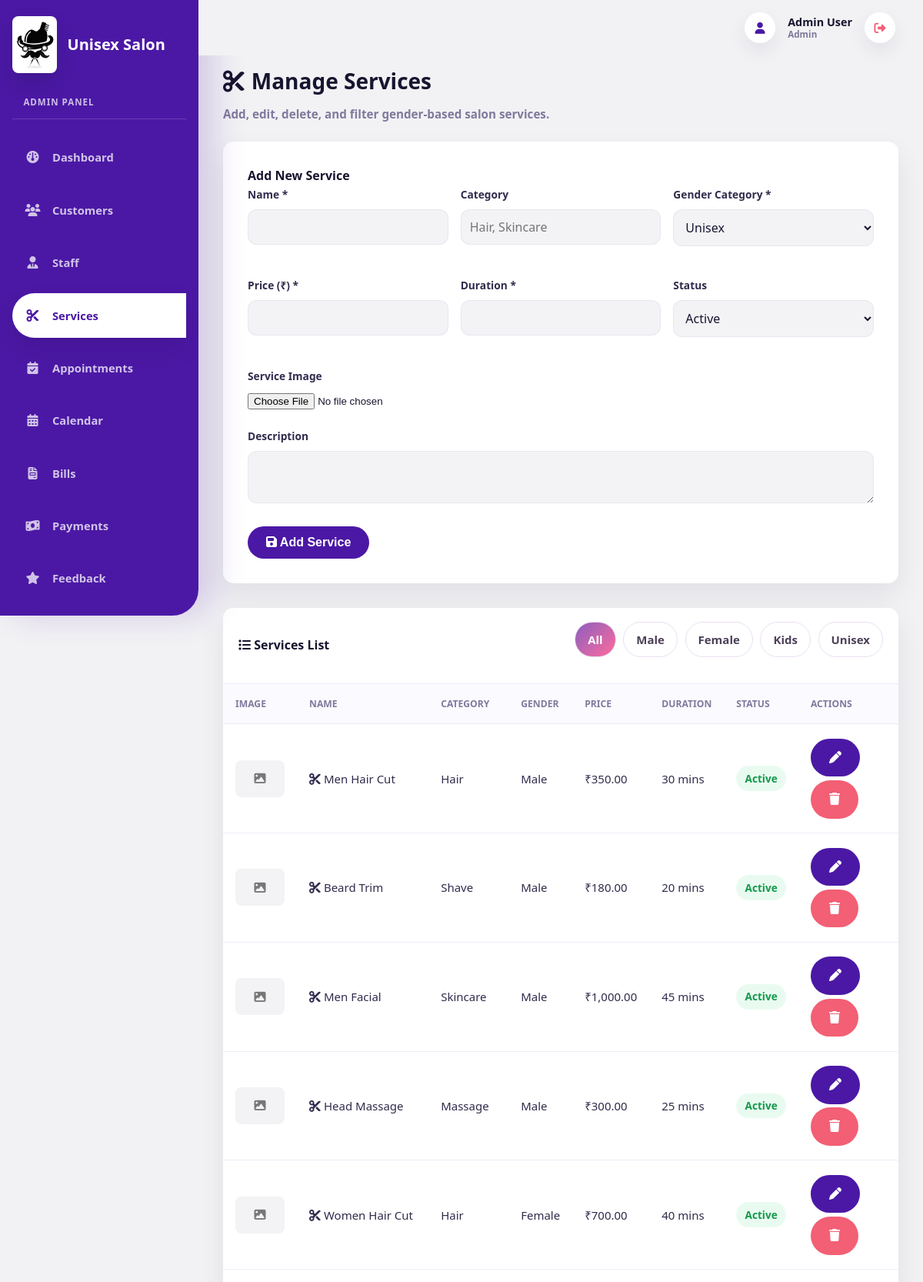
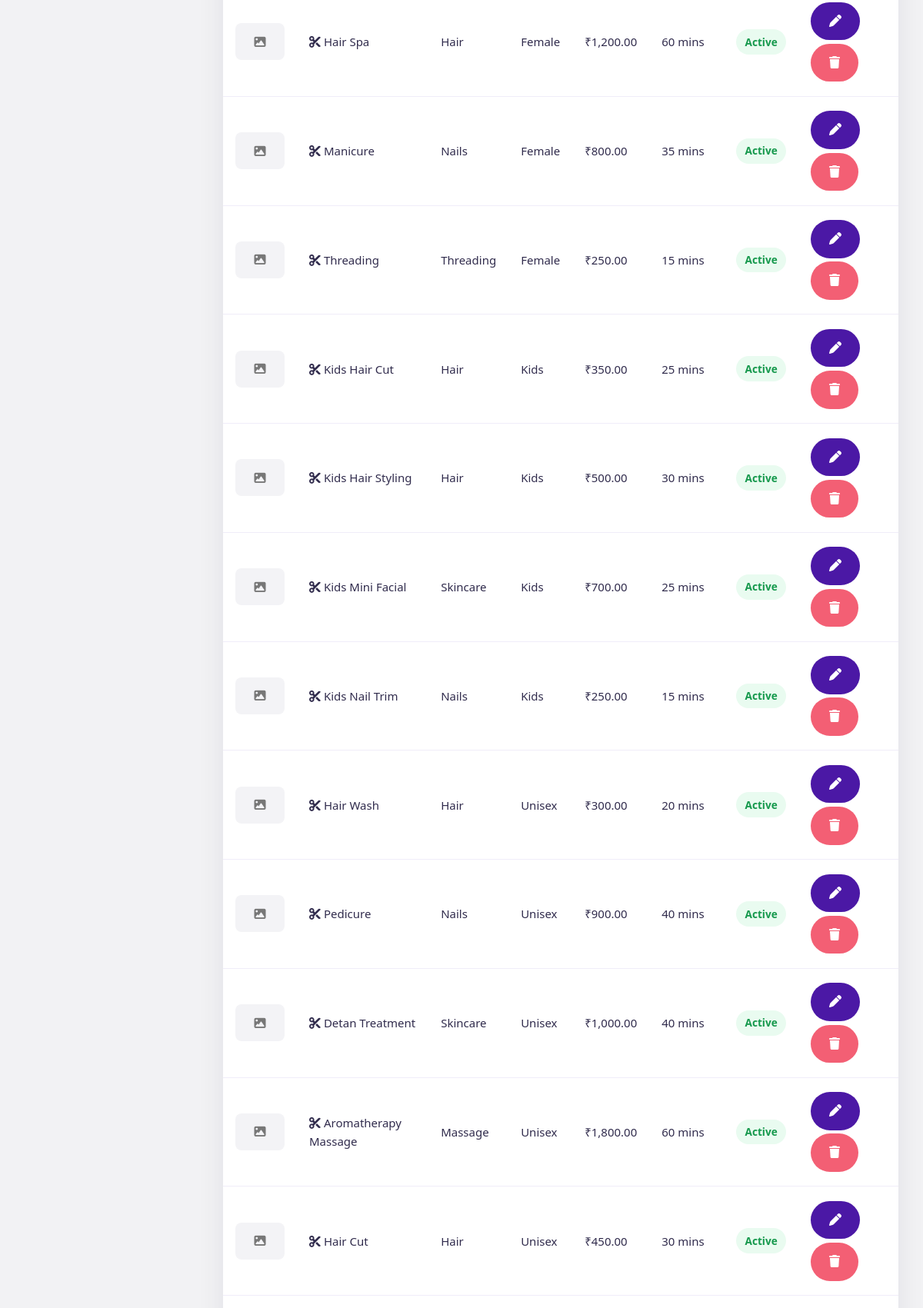
Screenshot of /admin/services.php (signed in, upper part) with the database file from the repository (2 pictures, top to bottom).
### tables this page shows
CREATE TABLE `services` (
  `id` int NOT NULL AUTO_INCREMENT,
  `name` varchar(100) NOT NULL,
  `description` text,
  `price` decimal(10,2) NOT NULL,
  `duration` int NOT NULL,
  `category` varchar(50) DEFAULT NULL,
  `gender_category` enum('Male','Female','Kids','Unisex') NOT NULL DEFAULT 'Unisex',
  `status` enum('active','inactive') DEFAULT 'active',
  `image` varchar(255) DEFAULT NULL,
  `created_at` timestamp NULL DEFAULT CURRENT_TIMESTAMP,
  `updated_at` timestamp NULL DEFAULT CURRENT_TIMESTAMP ON UPDATE CURRENT_TIMESTAMP,
  PRIMARY KEY (`id`),
  UNIQUE KEY `name` (`name`)
);

### config/db.php (called while the page is built, shortened)
<?php
$conn = new mysqli(DB_HOST, DB_USER, DB_PASSWORD, DB_NAME);
$conn->set_charset("utf8");
function sanitize($data) {
    global $conn;
    return htmlspecialchars($conn->real_escape_string(trim($data)));
}
function fetchAll($query) {
    global $conn;
    $result = $conn->query($query);
    return $result->fetch_all(MYSQLI_ASSOC);
}
function formatCurrency($amount) {
    return '₹' . number_format((float)$amount, 2);
}
?>

### admin/services.php (the view, shortened to what this page needs)
<?php
require_once '../config/db.php';
$genders = ['Male', 'Female', 'Kids', 'Unisex'];
$filter_gender = sanitize($_GET['gender'] ?? '');
$edit_service = isset($_GET['edit_id']) ? fetchPrepared("SELECT * FROM services WHERE id = ?", 'i', [(int)$_GET['edit_id']]) : null;
$services = $filter_gender && in_array($filter_gender, $genders, true)
    ? fetchAllPrepared("SELECT * FROM services WHERE gender_category = ? ORDER BY created_at DESC", 's', [$filter_gender])
    : fetchAll("SELECT * FROM services ORDER BY created_at DESC");
?>
<?php include '../includes/header.php'; ?>
<?php include '../includes/sidebar.php'; ?>
<div class="main-content">
    <div class="page-header">
        <h1 class="icon-title"><i class="fa-solid fa-scissors"></i> Manage Services</h1>
        <p>Add, edit, delete, and filter gender-based salon services.</p>
    </div>
    <div class="form-container">
        <h3><?php echo $edit_service ? 'Edit Service' : 'Add New Service'; ?></h3>
        <form method="POST" enctype="multipart/form-data">
            <div class="form-grid">
                <div class="form-group"><label>Name *</label><input type="text" name="name" value="<?php echo htmlspecialchars($edit_service['name'] ?? ''); ?>" required></div>
                <div class="form-group"><label>Category</label><input type="text" name="category" value="<?php echo htmlspecialchars($edit_service['category'] ?? ''); ?>" placeholder="Hair, Skincare"></div>
                <div class="form-group"><label>Gender Category *</label><select name="gender_category" required><?php foreach ($genders as $gender): ?><option value="<?php echo $gender; ?>" <?php echo ($edit_service['gender_category'] ?? 'Unisex') === $gender ? 'selected' : ''; ?>><?php echo $gender; ?></option><?php endforeach; ?></select></div>
                <div class="form-group"><label>Price (₹) *</label><input type="number" name="price" step="0.01" min="1" value="<?php echo htmlspecialchars($edit_service['price'] ?? ''); ?>" required></div>
                <div class="form-group"><label>Duration *</label><input type="number" name="duration" min="1" value="<?php echo htmlspecialchars($edit_service['duration'] ?? ''); ?>" required></div>
                <div class="form-group"><label>Status</label><select name="status"><option value="active" <?php echo ($edit_service['status'] ?? 'active') === 'active' ? 'selected' : ''; ?>>Active</option></select></div>
                <div class="form-group"><label>Service Image</label><input type="file" name="image" accept="image/png,image/jpeg,image/webp,image/gif"></div>
            </div>
            <div class="form-group"><label>Description</label><textarea name="description"><?php echo htmlspecialchars($edit_service['description'] ?? ''); ?></textarea></div>
            <button type="submit" class="btn btn-primary"><i class="fa-solid fa-save"></i> <?php echo $edit_service ? 'Update Service' : 'Add Service'; ?></button>
        </form>
    </div>
    <div class="table-container mt-3">
        <div class="table-header flex-between">
            <h2><i class="fa-solid fa-list"></i> Services List</h2>
            <div class="gender-filter">
                <a class="<?php echo !$filter_gender ? 'active' : ''; ?>" href="<?php echo BASE_URL; ?>admin/services.php">All</a>
                <?php foreach ($genders as $gender): ?><a class="<?php echo $filter_gender === $gender ? 'active' : ''; ?>" href="<?php echo BASE_URL; ?>admin/services.php?gender=<?php echo $gender; ?>"><?php echo $gender; ?></a><?php endforeach; ?>
            </div>
        </div>
        <table>
            <thead><tr><th>Image</th><th>Name</th><th>Category</th><th>Gender</th><th>Price</th><th>Duration</th><th>Status</th><th>Actions</th></tr></thead>
            <tbody>
                <?php foreach ($services as $service): ?>
                    <tr>
                        <td><?php if (!empty($service['image'])): ?><img class="service-thumb" src="<?php echo BASE_URL . htmlspecialchars($service['image']); ?>" alt="<?php echo htmlspecialchars($service['name']); ?>"><?php else: ?><span class="service-thumb-placeholder"><i class="fa-solid fa-image"></i></span><?php endif; ?></td>
                        <td><i class="fa-solid fa-scissors"></i> <?php echo htmlspecialchars($service['name']); ?></td>
                        <td><?php echo htmlspecialchars($service['category'] ?: '-'); ?></td>
                        <td><?php echo htmlspecialchars($service['gender_category']); ?></td>
                        <td><?php echo formatCurrency($service['price']); ?></td>
                        <td><?php echo (int)$service['duration']; ?> mins</td>
                        <td><span class="badge <?php echo $service['status'] === 'active' ? 'badge-success' : 'badge-danger'; ?>"><?php echo ucfirst($service['status']); ?></span></td>
                        <td>
                            <a class="btn btn-primary btn-sm" href="<?php echo BASE_URL; ?>admin/services.php?edit_id=<?php echo (int)$service['id']; ?>"><i class="fa-solid fa-pen"></i></a>
                            <a class="btn btn-danger btn-sm" href="<?php echo BASE_URL; ?>admin/services.php?delete_id=<?php echo (int)$service['id']; ?>" onclick="return confirm('Delete this service?')"><i class="fa-solid fa-trash"></i></a>
                        </td>
                    </tr>
                <?php endforeach; ?>
            </tbody>
        </table>
    </div>
</div>
<?php include '../includes/footer.php'; ?>
</body>
</html>

### rows the page displays
services: name "Men Hair Cut", category "Hair", gender_category "Male", price "₹350.00", duration "30", status "Active"
services: name "Beard Trim", category "Shave", gender_category "Male", price "₹180.00", duration "20", status "Active"
services: name "Men Facial", category "Skincare", gender_category "Male", price "₹1,000.00", duration "45", status "Active"
services: name "Head Massage", category "Massage", gender_category "Male", price "₹300.00", duration "25", status "Active"
services: name "Women Hair Cut", category "Hair", gender_category "Female", price "₹700.00", duration "40", status "Active"
services: name "Hair Spa", category "Hair", gender_category "Female", price "₹1,200.00", duration "60", status "Active"
services: name "Manicure", category "Nails", gender_category "Female", price "₹800.00", duration "35", status "Active"
services: name "Threading", category "Threading", gender_category "Female", price "₹250.00", duration "15", status "Active"
services: name "Kids Hair Cut", category "Hair", gender_category "Kids", price "₹350.00", duration "25", status "Active"
services: name "Kids Hair Styling", category "Hair", gender_category "Kids", price "₹500.00", duration "30", status "Active"
services: name "Kids Mini Facial", category "Skincare", gender_category "Kids", price "₹700.00", duration "25", status "Active"
services: name "Kids Nail Trim", category "Nails", gender_category "Kids", price "₹250.00", duration "15", status "Active"
services: name "Hair Wash", category "Hair", gender_category "Unisex", price "₹300.00", duration "20", status "Active"
services: name "Pedicure", category "Nails", gender_category "Unisex", price "₹900.00", duration "40", status "Active"
services: name "Detan Treatment", category "Skincare", gender_category "Unisex", price "₹1,000.00", duration "40", status "Active"
services: name "Aromatherapy Massage", category "Massage", gender_category "Unisex", price "₹1,800.00", duration "60", status "Active"
services: name "Hair Cut", category "Hair", gender_category "Unisex", price "₹450.00", duration "30", status "Active"

### other values shown
$_SESSION['name'] "Admin User"
$_SESSION['role'] "Admin"
$gender "Male"
$gender "Female"
$gender "Kids"
$gender "Unisex"
form field gender_category "Unisex"
